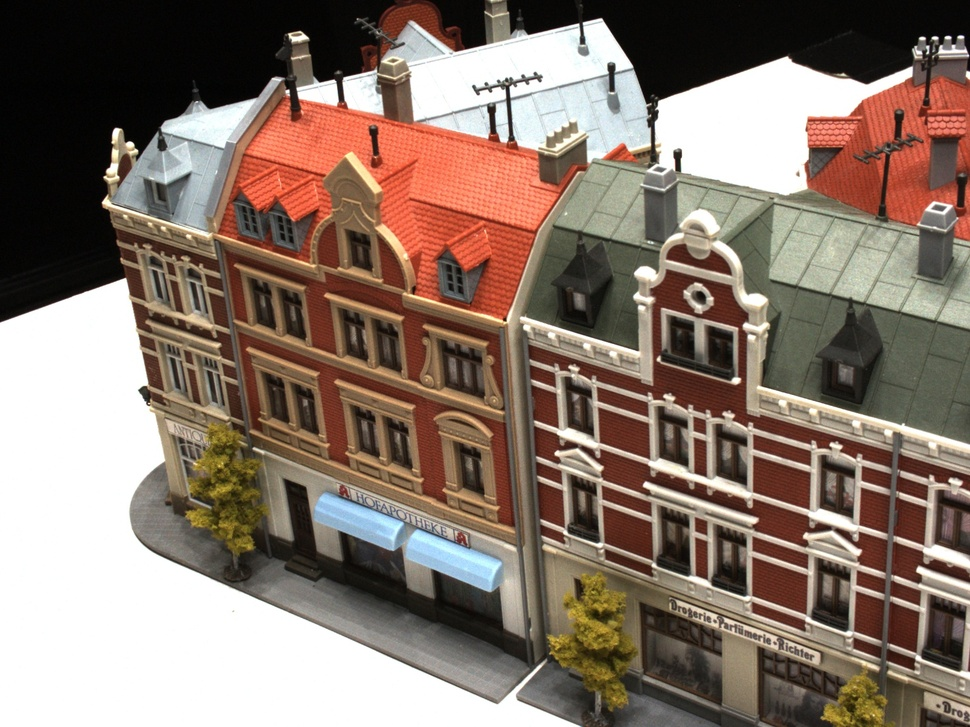
#> input picture data/00000022.jpg, 970 x 727 px, shrunk from 1600 x 1200 before the run, found by its file name
$ python sift.py
#> lines starting #> are read from the running program, lines starting #| are printed output that depends on the picture
import cv2

img_read1 = cv2.imread('two-view matching/00000022.jpg')
#> img_read1 is the input picture: shape (727, 970, 3); mean B, G, R 107.7, 119.2, 136.5
img_read2 = cv2.imread('two-view matching/00000024.jpg')
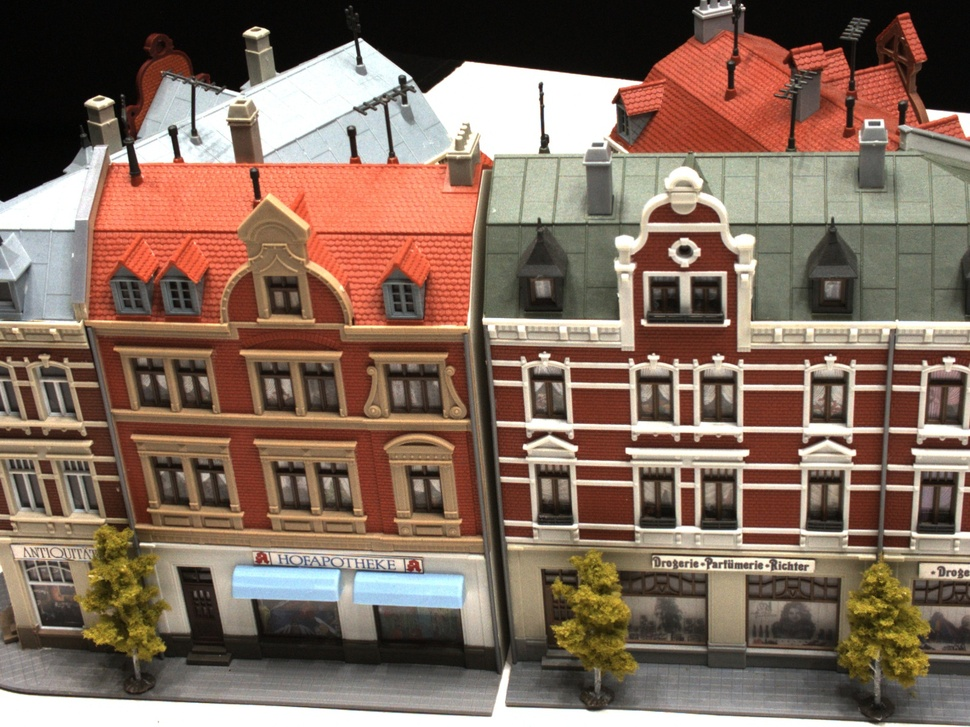
#> input picture data/00000024.jpg, 970 x 727 px, shrunk from 1600 x 1200 before the run, found by its file name
#> img_read2 is the input picture: shape (727, 970, 3); mean B, G, R 93.1, 107.5, 130.4


sift = cv2.SIFT_create()

kp1, des1 = sift.detectAndCompute(img_read1, None)
#> kp1 = 4982 keypoints; strongest (x, y, size): (935, 38, 3.5), (677, 155, 6.6), (116, 133, 7.1), (948, 38, 3.5)
kp2, des2 = sift.detectAndCompute(img_read2, None)
#> kp2 = 6331 keypoints; strongest (x, y, size): (727, 322, 4.8), (173, 132, 7.1), (685, 251, 7.5), (545, 140, 6.9)

bf = cv2.BFMatcher(cv2.NORM_L2, crossCheck=True)

matches = bf.match(des1, des2)
#> matches = 1709 matches

matches = sorted(matches, key=lambda x: x.distance)

img3 = cv2.drawMatches(img_read1, kp1, img_read2, kp2, matches[:200], None, flags=2)
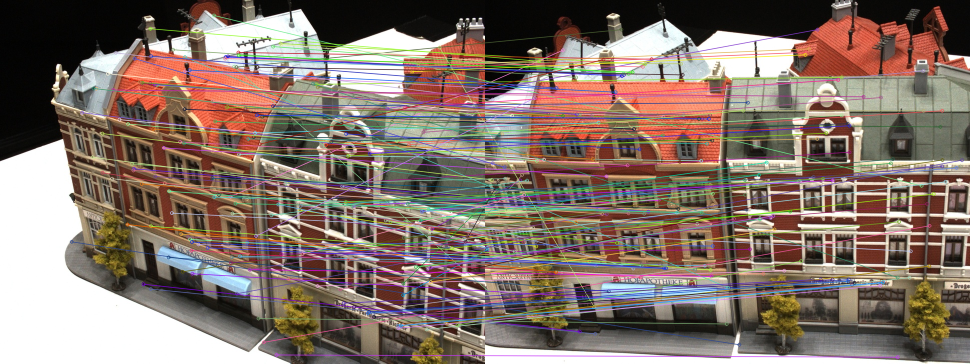
#> img3: shape (727, 1940, 3) (shown at 1/2 size); mean B, G, R 105.6, 114.8, 131.9

img_write = cv2.imwrite('sift_keypoints.jpg', img3)
